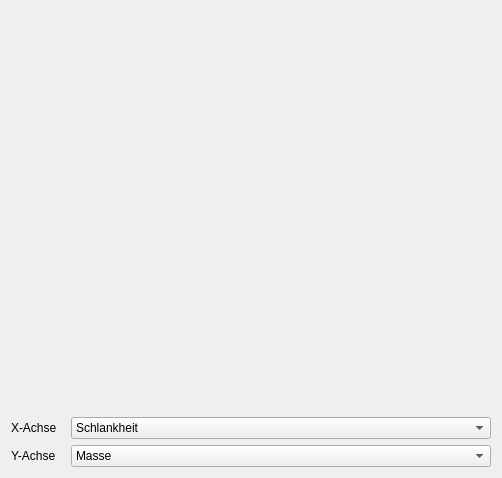
          <widget class="QWidget" name="subTab_430">
           <attribute name="title">
            <string>Ressourcen mit Optimalem Parameter 2</string>
           </attribute>
           <layout class="QVBoxLayout" name="verticalLayout_18">
            <item>
             <layout class="QVBoxLayout" name="verticalLayout_430">
              <item>
               <widget class="MplWidget" name="MplWidget_430" native="true">
                <property name="minimumSize">
                 <size>
                  <width>480</width>
                  <height>400</height>
                 </size>
                </property>
               </widget>
              </item>
              <item>
               <layout class="QHBoxLayout" name="horizontalLayout_431">
                <item>
                 <widget class="QLabel" name="label_431">
                  <property name="text">
                   <string>X-Achse</string>
                  </property>
                 </widget>
                </item>
                <item>
                 <widget class="QComboBox" name="comboBox_xAxis_431">
                  <property name="minimumSize">
                   <size>
                    <width>420</width>
                    <height>0</height>
                   </size>
                  </property>
                  <item>
                   <property name="text">
                    <string>Schlankheit</string>
                   </property>
                  </item>
                  <item>
                   <property name="text">
                    <string>Gebäudehöhe</string>
                   </property>
                  </item>
                  <item>
                   <property name="text">
                    <string>Anzahl Stockwerke</string>
                   </property>
                  </item>
                 </widget>
                </item>
               </layout>
              </item>
              <item>
               <layout class="QHBoxLayout" name="horizontalLayout_432">
                <item>
                 <widget class="QLabel" name="label_432">
                  <property name="text">
                   <string>Y-Achse</string>
                  </property>
                 </widget>
                </item>
                <item>
                 <widget class="QComboBox" name="comboBox_yAxis_432">
                  <property name="minimumSize">
                   <size>
                    <width>420</width>
                    <height>0</height>
                   </size>
                  </property>
                  <item>
                   <property name="text">
                    <string>Masse</string>
                   </property>
                  </item>
                  <item>
                   <property name="text">
                    <string>Treibhauspotenzial GWP</string>
                   </property>
                  </item>
                  <item>
                   <property name="text">
                    <string>Primärenergiebedarf PET</string>
                   </property>
                  </item>
                 </widget>
                </item>
               </layout>
              </item>
             </layout>
            </item>
           </layout>
          </widget>
